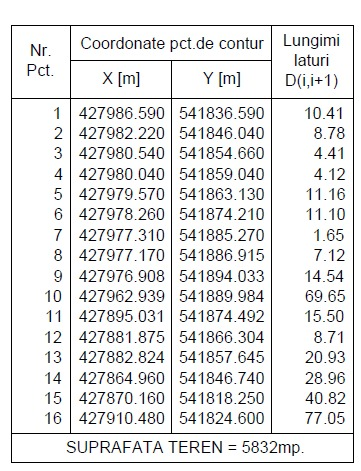
#> input picture images/test_image.jpeg, 361 x 471 px
$ python main.py ../images/test_image.jpeg
#> lines starting #> are read from the running program, lines starting #| are printed output that depends on the picture; after the words box and inside, x2 and y2 are one past the last pixel; in counts of white or black regions, pixels touching at a corner belong together
import cv2
import numpy as np
import os
import csv
import re
import pytesseract

# If Tesseract is installed in a standard location, this line is not needed.
# Otherwise, specify the path explicitly (adjust if necessary):
# pytesseract.pytesseract.tesseract_cmd = '/usr/bin/tesseract'
custom_config = r'--oem 3 --psm 6 -c tessedit_char_whitelist=0123456789.,-()'

def extract_coordinates(image_path):
    """Extract coordinates from the image using OCR."""
    pattern = r'\(([-+]?\d+\.?\d*),\s*([-+]?\d+\.?\d*)\)' # Regex pattern to match coordinates
    return re.findall(pattern, image_path)

def save_to_csv(data, output_path):
    """Save the extracted coordinates to a CSV file."""
    with open(output_path, 'w', newline='') as file:
        writer = csv.writer(file)
        writer.writerow(['X', 'Y'])  # Header
        for (x, y) in data:
            writer.writerow([x, y])
# Function to preprocess the image
def preprocess_image(image_path, invert=True):
    # Load the image
#> called with image_path = '../images/test_image.jpeg', invert = True
    image = cv2.imread(image_path)
#> image is the input picture: shape (471, 361, 3); mean B, G, R 230.9, 231.2, 230.7

    # Check if the image was loaded successfully
    if image is None:
        raise FileNotFoundError(f"Image not found or unable to load: {image_path}")
    # Convert to grayscale
    gray = cv2.cvtColor(image, cv2.COLOR_BGR2GRAY)

    # Reduce noise (optional, adjust kernel size)
    blurred = cv2.GaussianBlur(gray, (3, 3), 0)
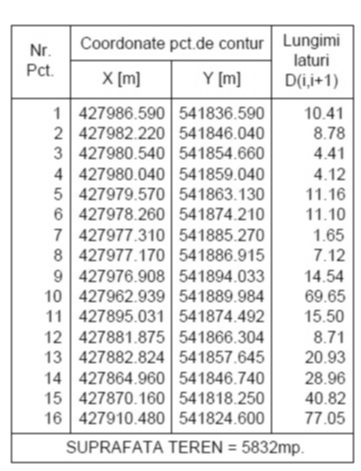
#> blurred: shape (471, 361); min 56, max 255, mean 231

    # Apply thresholding
    thresh = cv2.adaptiveThreshold(
        blurred,
        255,
        cv2.ADAPTIVE_THRESH_GAUSSIAN_C,
        cv2.THRESH_BINARY_INV if invert else cv2.THRESH_BINARY,
        11, 2
        )
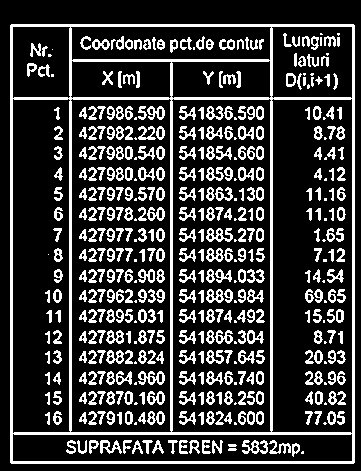
#> thresh: shape (471, 361); 22.1% white; 447 white regions (61 under 20 px), largest, box (x1, y1, x2, y2) and area: (10, 24, 355, 464) 10763, (138, 371, 165, 385) 209, (206, 228, 233, 242) 208
    # Invert the image if needed
    kernel = np.ones((1, 1), np.uint8)
    cleaned = cv2.morphologyEx(thresh, cv2.MORPH_CLOSE, kernel)

    return cleaned

# Main function
def main():
    # Check if the script is run directly
    import argparse
    parser = argparse.ArgumentParser()
    parser.add_argument('image_path', help='Path to the image file')
    args = parser.parse_args()
    image_path = args.image_path

    # Prompt the user for the image path in a simple way
    # image_path = input("Enter the path to the image file: ").strip()

    # Ensure the image path is valid
    if not os.path.isfile(image_path):
        raise FileNotFoundError(f"Invalid path: {image_path}")

    try:
        # Step 1: Preprocess image
        processed_image = preprocess_image(image_path)

        # Step 2: Perform OCR
        extracted_text = pytesseract.image_to_string(processed_image, config=custom_config)
        print("Raw OCR Output:", extracted_text)

        # Step 3: Extract coordinates
        coordinates = extract_coordinates(extracted_text)
        print("Found Coordinates:", coordinates)

        # Step 4: Save to CSV
        if coordinates:
            save_to_csv(coordinates, 'coordinates.csv')
            print("Saved to coordinates.csv")
        else:
            print("No coordinates found in image")

    except Exception as e:
        print(f"Error: {e}") # Print the error message
    finally:
        cv2.destroyAllWindows() # Cleanup OpenCV windows

# Run the main function with the path to your image
if __name__ == "__main__":
    main()
#> (the call stopped at in main, `extracted_text = pytesseract.image_to_string(processed_image, config=c..`: pytesseract is not available in this run)
